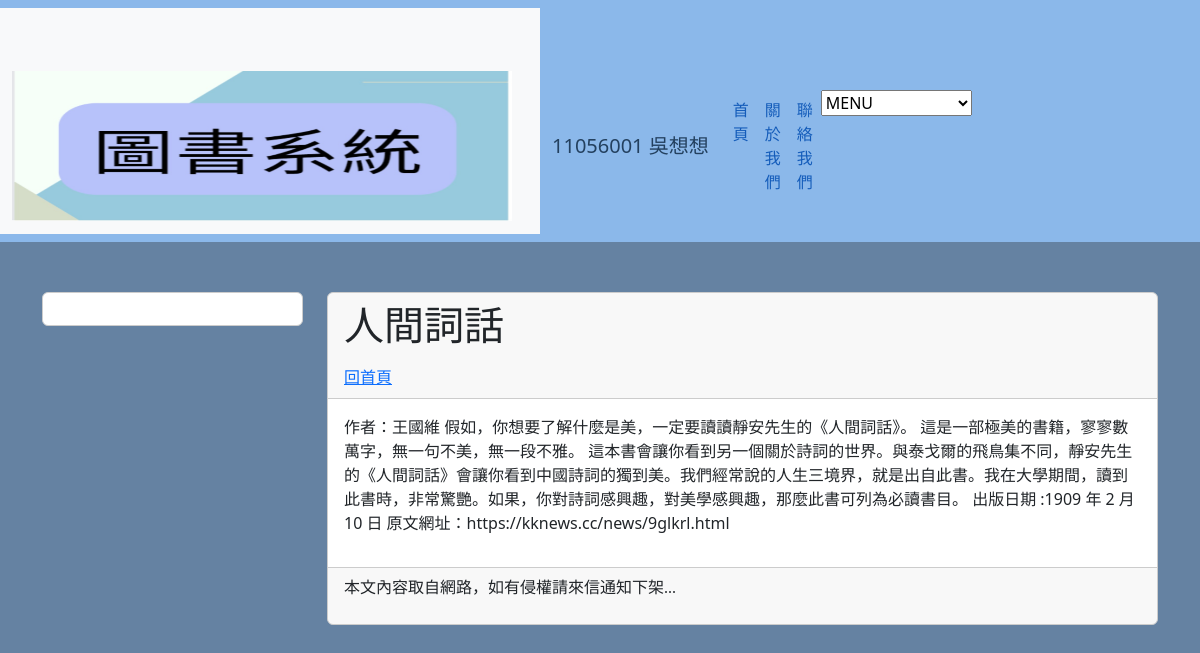
The app's page /post/1/ with its own data.
### book/models.py (models this page shows, shortened)
class Postbb(models.Model):
    title = models.CharField(max_length=200)
    slug = models.SlugField()  # 确保slug字段是SlugField类型
    body = models.TextField()  # 确保body字段是TextField类型
    pub_date = models.DateTimeField(auto_now_add=True)
    class Meta:
        ordering = ('-pub_date', )

### book/views.py (the view)
# urls.py: path('post/<slug:slug>/', showpost, name="showpost")
def showpost(request, slug):
    try:
        postbb = Postbb.objects.get(slug=slug)
        if postbb != None:
            return render(request, 'post.html', locals())
        else:
            return redirect("/")
    except:
        return redirect("/")

### templates/post.html (shortened to what this page needs)
{% extends "base2.html" %}
{% block headmessage %}
<a style='font-family:微軟正黑體;' href='/'>回首頁</a>
{% endblock headmessage %}

### templates/base2.html (shortened to what this page needs)
<!DOCTYPE html>
<html lang="en">
<head>
    <link href="https://cdn.jsdelivr.net/npm/bootstrap@5.3.2/dist/css/bootstrap.min.css" rel="stylesheet">
</head>
<body>
    <nav class="navbar navbar-expand-lg navbar-dark" >
        <nav class="navbar navbar-expand-lg navbar-light bg-light">
            <div class="container">
                <a class="navbar-brand" href="#">
                    <img src="/static/images/abcd.jpg" width="500" height="150" class="d-inline-block align-top" alt="Navbar Logo">
                </a>
            </nav>
        <div class="container">
            <a class="navbar-brand" href="#">11056001 吳想想</a>
            <div class="collapse navbar-collapse" id="navbarNav">
                <ul class="navbar-nav ml-auto">
                    <li class="nav-item">
                        <a class="nav-link" href="/">首頁</a>
                    </li>
                    <li class="nav-item">
                        <a class="nav-link" href="#">關於我們</a>
                    </li>
                    <li class="nav-item">
                        <a class="nav-link" href="#">聯絡我們</a>
                    </li>
                    <div class="nav-item">
                    <li class="nav-item ml-auto">
                        <select id="pages" class="custom-select" onchange="window.location.href=this.value;">
                            <option value="">MENU</option>
                        </select>
                    </li>
                    </div>
                    <div class="container">
                    </div>
                </ul>
            </div>
        </div>
    </nav>
    <div class="container">
        <div class="row">
            <div class="col-sm-12 col-md-3">
                <div class="card">
                    <div class="card-body">
                    </div>
                </div>
            </div>
            <div class="col-sm-12 col-md-9">
                <div class="card">
                    <div class="card-header">
                        <h1>{{ postbb.title }}</h1>
                        {% block headmessage %}
                        {% endblock %}
                    </div>
                    <div class="card-body">
                        {{ postbb.body }}
                    </div>
                    <div class="card-footer">
                        {% include 'footer.html' %}
                    </div>
                </div>
            </div>
        </div>
    </div>
</body>
</html>

### templates/base2.html (style rules this page uses)
body { background-color: rgba(97, 127, 160, 0.973) ; }
.navbar { background-color: rgb(139, 184, 234); }
.navbar-brand { color: #17314ee3; }
.navbar-nav .nav-link { color:rgb(20, 92, 186); }
.container { margin-top: 50px; }
.card { border: 1px solid #ccc; }

### records on screen
Postbb: title "人間詞話", body "作者：王國維 假如，你想要了解什麼是美，一定要讀讀靜安先生的《人間詞話》。 這是一部極美的書籍，寥寥數萬字，無一句不美，無一段不雅。 這本書會讓你看到另一個關於詩詞的世界。與泰戈爾的飛鳥集不同，靜安先生的《人間詞話》會讓你看到中國詩詞的獨到美。我們經常說的人生三境界，就是出自此書。我在大學期間，讀到此書時，非常驚艷。如果，你對詩詞感興趣，對美學感興趣，那麼此書可列為必讀書目。 出版日期 :1909 年 2 月 10 日 原文網址：https://kknews.cc/news/9glkrl.html"
